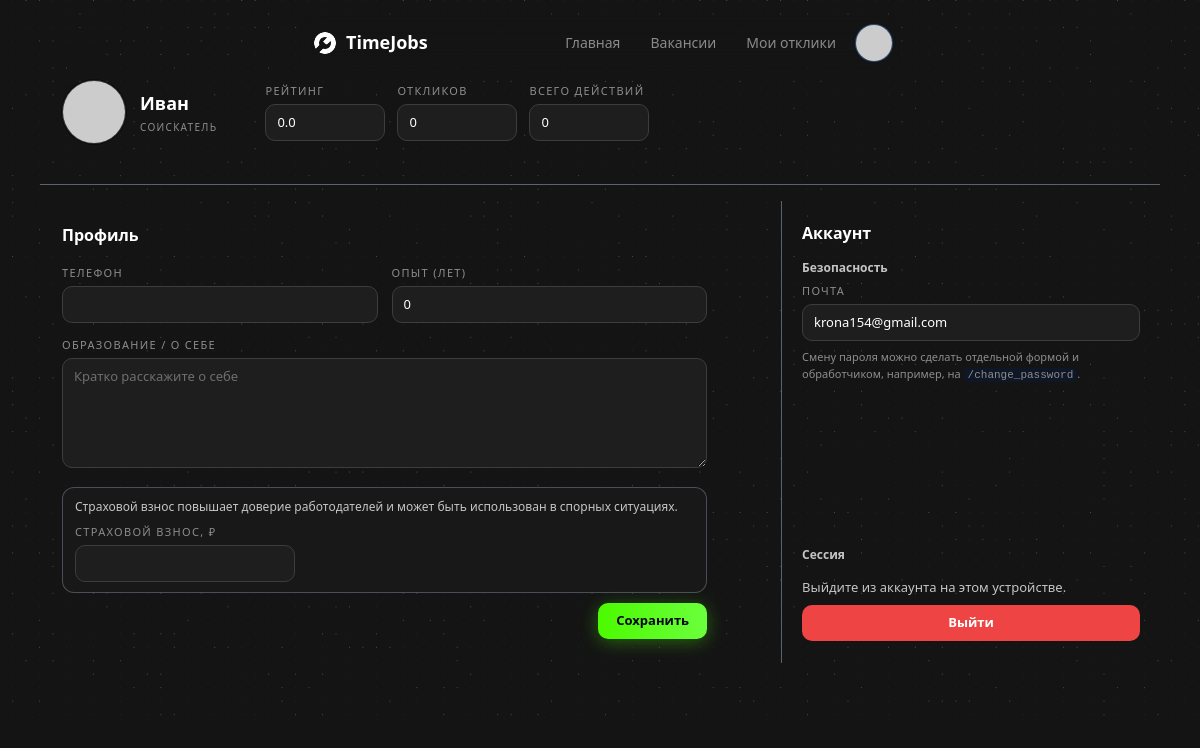
The page /profile (signed in) on the database its author committed.
### app.py (models this page shows)
class User(db.Model, UserMixin):
    id = db.Column(db.Integer, primary_key=True)
    name = db.Column(db.String(120), nullable=False)
    email = db.Column(db.String(120), unique=True, nullable=False)
    password_hash = db.Column(db.String(255), nullable=False)
    role = db.Column(db.String(20), default='worker')  # worker, employer, moderator
    phone = db.Column(db.String(50))
    education = db.Column(db.String(255))
    exp_years = db.Column(db.Integer, default=0)
    avatar_url = db.Column(db.String(255))
    rating = db.Column(db.Float, default=0)

### app.py (the view, shortened to what this page needs)
@app.route('/profile', methods=['GET', 'POST'])
@login_required
def profile():
    rating = getattr(current_user, 'rating', 0) or 0
    if current_user.role == 'employer':
        jobs_count = Job.query.filter_by(employer_id=current_user.id).count()
        responses_count = (
            Application.query
            .join(Job, Application.job_id == Job.id)
            .filter(Job.employer_id == current_user.id)
            .count()
        )
    elif current_user.role == 'worker':
        jobs_count = 0
        responses_count = Application.query.filter_by(worker_id=current_user.id).count()
    else:
        jobs_count = Job.query.filter_by(employer_id=current_user.id).count()
        responses_count = Application.query.filter_by(worker_id=current_user.id).count()
    class Stats:
        def __init__(self, rating, jobs, responses):
            self.rating = rating
            self.jobs = jobs
            self.responses = responses
    profile_stats = Stats(rating, jobs_count, responses_count)
    return render_template('profile/index.html', profile_stats=profile_stats)

### app.py (called while the page is built)
@login_manager.user_loader
def load_user(user_id):
    return User.query.get(int(user_id))

@app.context_processor
def inject_globals():
    import urllib.parse
    def default_avatar(name):
        n = urllib.parse.quote_plus(name or "U")
        return f"https://ui-avatars.com/api/?background=4CFA00&color=fff&name={n}"
    return dict(current_user=current_user, default_avatar=default_avatar)

### templates/profile/index.html (shortened to what this page needs)
{% extends "base.html" %}
{% block content %}
<section class="bg-dot-pattern-2 profile-page">
    <div class="profile-inner">
        <div class="glass-card profile-hero">
            <div class="profile-hero-left">
                <img
                    src="{{ current_user.avatar_url or current_user.avatar or default_avatar(current_user.name) }}"
                    alt="Аватар"
                    class="profile-avatar-img"
                >
                <div>
                    <div class="profile-name">
                        {{ current_user.name }}
                    </div>
                    <div class="profile-role">
                        {% if current_user.role == 'worker' %}
                        Соискатель
                        {% elif current_user.role == 'employer' %}
                        Работодатель
                        {% elif current_user.role == 'moderator' %}
                        Модератор
                        {% else %}
                        Пользователь
                        {% endif %}
                    </div>
                </div>
            </div>
            <div class="profile-hero-right">
                <div class="profile-stat-field">
                    <div class="profile-label">Рейтинг</div>
                    <div class="profile-input profile-input--readonly">
                        {% if profile_stats and profile_stats.rating is not none %}
                            {{ '%.1f'|format(profile_stats.rating) }}
                        {% else %}
                            —
                        {% endif %}
                    </div>
                </div>
                <div class="profile-stat-field">
                    <div class="profile-label">
                        {% if current_user.role == 'employer' %}
                            Вакансий
                        {% else %}
                            Откликов
                        {% endif %}
                    </div>
                    <div class="profile-input profile-input--readonly">
                        {{ profile_stats.jobs if profile_stats else 0 }}
                    </div>
                </div>
                <div class="profile-stat-field">
                    <div class="profile-label">
                        {% if current_user.role == 'employer' %}
                            Откликов на вакансии
                        {% else %}
                            Всего действий
                        {% endif %}
                    </div>
                    <div class="profile-input profile-input--readonly">
                        {{ profile_stats.responses if profile_stats else 0 }}
                    </div>
                </div>
            </div>
        </div>
        <div class="profile-body">
            <div class="glass-card profile-card profile-card--main">
                <h2 class="profile-card__title">Профиль</h2>
                <form method="post" class="profile-form">
                    <div class="profile-form-grid">
                        <div class="profile-field">
                            <label class="profile-label">Телефон</label>
                            <input name="phone"
                                   value="{{ current_user.phone or '' }}"
                                   class="profile-input">
                        </div>
                        <div class="profile-field">
                            <label class="profile-label">Опыт (лет)</label>
                            <input name="exp_years"
                                   type="number"
                                   min="0"
                                   value="{{ current_user.exp_years or 0 }}"
                                   class="profile-input">
                        </div><div class="profile-field profile-field--wide">
                            <label class="profile-label">Образование / о себе</label>
                            <textarea name="education"
                                      rows="4"
                                      class="profile-input profile-input--textarea"
                                      placeholder="Кратко расскажите о себе">{{ current_user.education or '' }}</textarea>
                        </div>
                    </div>
                    {% if current_user.role == 'worker' %}
                    <div class="profile-deposit">
                        <div class="profile-deposit-text">
                            Страховой взнос повышает доверие работодателей и может быть
                            использован в спорных ситуациях.
                        </div>
                        <div class="profile-deposit-field">
                            <label class="profile-label">Страховой взнос, ₽</label>
                            <input name="deposit"
                                   type="number"
                                   min="0"
                                   step="100"
                                   value="{{ current_user.deposit or '' }}"
                                   class="profile-input">
                        </div>
                    </div>
                    {% endif %}
                    <div class="profile-actions">
                        <button class="profile-save-btn">
                            Сохранить
                        </button>
                    </div>
                </form>
            </div>
            <div class="glass-card profile-card profile-card--side">
				<h2 class="profile-card__title">Аккаунт</h2>
				<div class="profile-side-section">
					<h3 class="profile-side-subtitle">Безопасность</h3>
					<div class="profile-field">
						<label class="profile-label">Почта</label>
						<div class="profile-input profile-input--readonly">
							{{ current_user.email }}
						</div>
					</div>
					<p class="profile-note">
						Смену пароля можно сделать отдельной формой и обработчиком,
						например, на <code>/change_password</code>.
					</p>
				</div>
				<div class="profile-side-session">
					<h3 class="profile-side-subtitle">Сессия</h3>
					<p class="profile-text">
						Выйдите из аккаунта на этом устройстве.
					</p>
					<a href="{{ url_for('logout') }}" class="profile-logout-btn">
						Выйти
					</a>
				</div>
			</div>
        </div>
    </div>
</section>
{% endblock %}

### rows shown on the page
User: name "Иван", exp_years "0", email "krona154@gmail.com"

### other values the page prints
{{ '%.1f'|format(profile_stats.rating) }} "0.0"
{{ profile_stats.jobs if profile_stats else 0 }} "0"
{{ profile_stats.responses if profile_stats else 0 }} "0"
